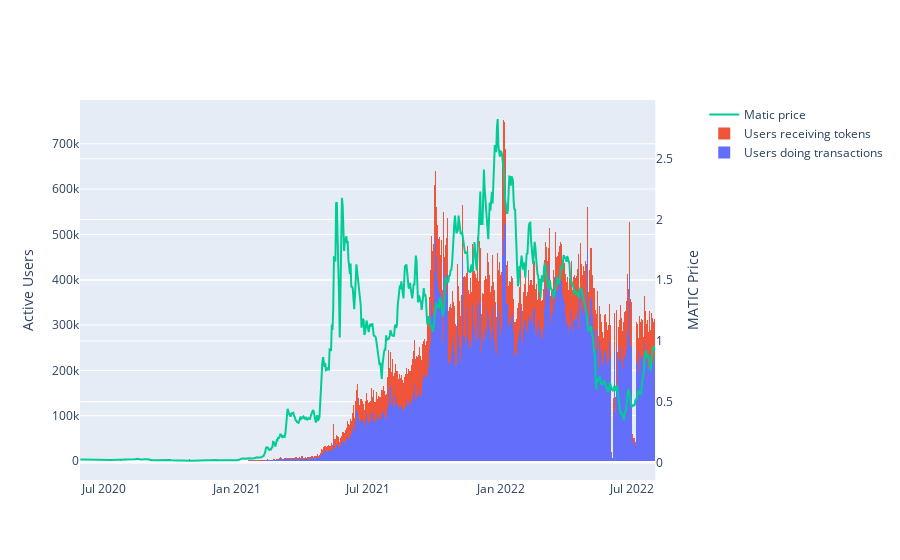

Notebook cell for this chart:
### Code cell
plot_active_addresses(df4,x0='USERS_DOING_TRANSACTIONS',x1='MATIC_PRICE',x2='USERS_RECEIVING_TOKENS')

### Figure 1 — Plotly figure (JSON) as saved in the notebook; plotly's stock layout.template omitted (floating-point values rounded to 4 significant figures; data arrays with more than 128 entries replaced by an {"elided": "..."} marker saying what was removed)
{"data": [{"marker": {"line": {"width": 0}}, "name": "Users doing transactions", "offsetgroup": "0", "type": "bar", "x": {"elided": "776 str values"}, "xaxis": "x", "y": {"elided": "776 int values"}, "yaxis": "y"}, {"base": {"elided": "776 int values"}, "marker": {"line": {"width": 0}}, "name": "Users receiving tokens", "offsetgroup": "0", "type": "bar", "x": {"elided": "776 str values"}, "xaxis": "x", "y": {"elided": "776 int values"}, "yaxis": "y"}, {"marker": {"line": {"width": 0}}, "mode": "lines", "name": "Matic price", "type": "scatter", "x": {"elided": "776 str values"}, "xaxis": "x", "y": {"elided": "776 float values"}, "yaxis": "y2"}], "layout": {"autosize": true, "bargap": 0, "bargroupgap": 0, "barmode": "stack", "hovermode": "x", "xaxis": {"anchor": "y", "autorange": true, "domain": [0, 0.94], "range": ["2020-05-29 12:00", "2022-08-01 12:00"], "type": "date"}, "yaxis": {"anchor": "x", "autorange": true, "domain": [0, 1], "range": [-41930.0, 796700.0], "title": {"text": "Active Users"}, "type": "linear"}, "yaxis2": {"anchor": "x", "autorange": true, "overlaying": "y", "range": [-0.1441, 2.984], "side": "right", "title": {"text": "MATIC Price"}, "type": "linear"}}}
